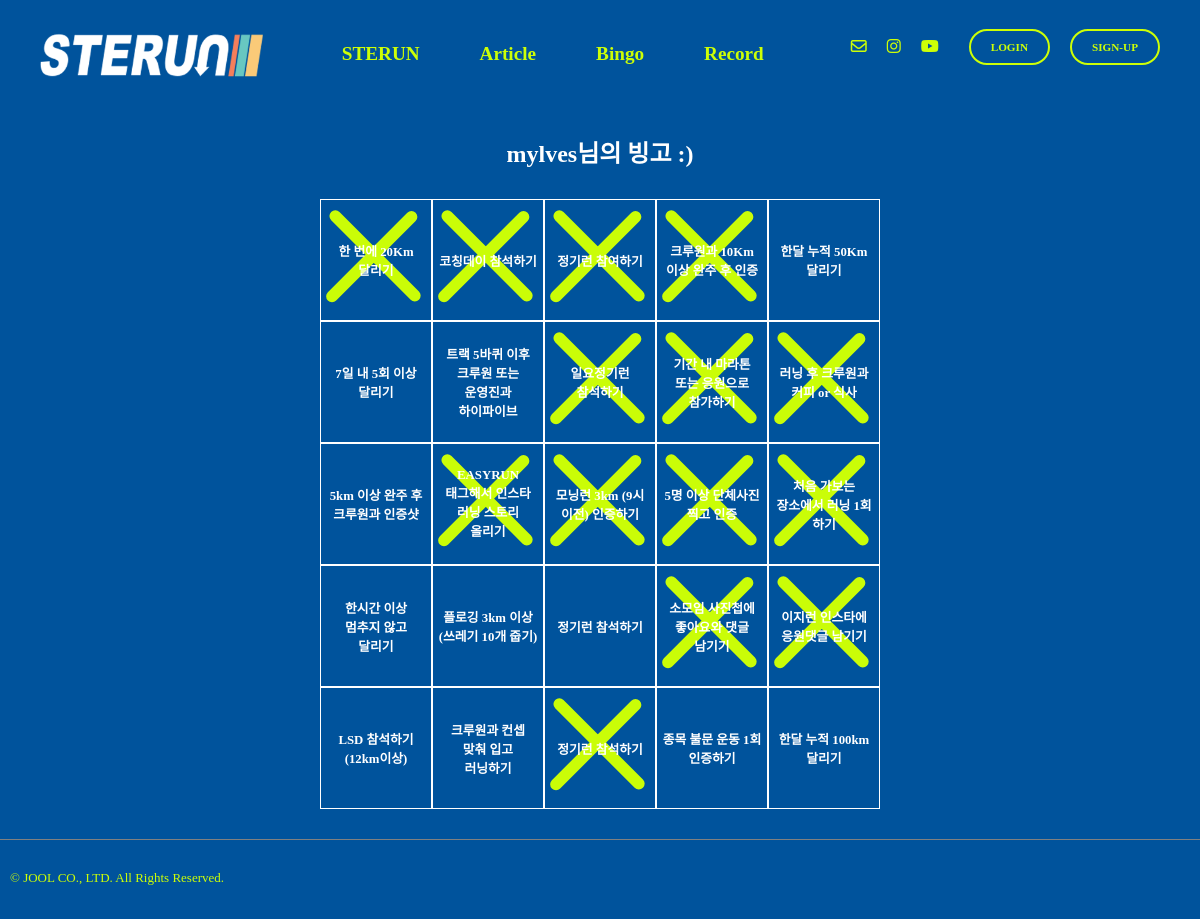
Screenshot of /bingo/1 with the database file from the repository.
### bingo/models.py (models this page shows, shortened)
class BingoCheck(models.Model):
    bingo_item = models.ForeignKey(BingoItem, on_delete=models.CASCADE)
    user = models.ForeignKey(settings.AUTH_USER_MODEL, on_delete=models.CASCADE)
    completed = models.BooleanField(default=False)

class BingoItem(models.Model):
    item_id = models.IntegerField(primary_key=True)
    content = models.CharField(max_length=100, blank=False, null=False)
    row = models.IntegerField(null=False, blank=False)
    col = models.IntegerField(null=False, blank=False)

### bingo/views.py (the view)
# urls.py: path("<str:pk>", views.bingo, name="bingo"),
def bingo(request, pk):
    user = get_object_or_404(User, pk=pk)
    login_user = request.user
    if user == login_user:
        user_matched = 1
    else:
        user_matched = None
    print(user_matched)
    bingo_item_1r = BingoCheck.objects.select_related("bingo_item").filter(user=pk).filter(bingo_item__row=1)
    bingo_item_2r = BingoCheck.objects.select_related("bingo_item").filter(user=pk).filter(bingo_item__row=2)
    bingo_item_3r = BingoCheck.objects.select_related("bingo_item").filter(user=pk).filter(bingo_item__row=3)
    bingo_item_4r = BingoCheck.objects.select_related("bingo_item").filter(user=pk).filter(bingo_item__row=4)
    bingo_item_5r = BingoCheck.objects.select_related("bingo_item").filter(user=pk).filter(bingo_item__row=5)
    lenof5l = len(bingo_item_5r)
    return render(request,"bingo.html",{"bingo_item_1r":bingo_item_1r, "bingo_item_2r":bingo_item_2r, "bingo_item_3r":bingo_item_3r, "bingo_item_4r":bingo_item_4r, "bingo_item_5r":bingo_item_5r, "user_id":pk, "len":lenof5l,"user_name":user.username, "user_matched":user_matched})

### templates/bingo.html (shortened to what this page needs)
{% extends "base.html" %}
{% load static %}
{% block content %}
  <div class="bingo-title">{{ user_name }}님의 빙고 :)</div>
  <div class="bingo-board fade-in-up-short">
    <div class="bingo-row">
      {% for item in bingo_item_1r %}
        <label for="{{ item.bingo_item.item_id }}">
          <div class="bingo-col" id="item{{ item.bingo_item.item_id }}">
            {{ item.bingo_item.content }}
            <div id="bingo-img{{ item.bingo_item.item_id }}" class="bingo-img">
              <img class="bingo-stamp" src="{% static "img/x-symbol_btn.svg" %}" alt="main-img" height="auto," width="auto">
            </div>
          </div>
        </label>
      {% endfor %}
    </div>
    <div class="bingo-row">
      {% for item in bingo_item_2r %}
        <label for="{{ item.bingo_item.item_id }}">
          <div class="bingo-col" id="item{{ item.bingo_item.item_id }}">
            {{ item.bingo_item.content }}
            <div id="bingo-img{{ item.bingo_item.item_id }}" class="bingo-img">
              <img class="bingo-stamp" src="{% static "img/x-symbol_btn.svg" %}" alt="main-img" height="auto," width="auto">
            </div>
          </div>
        </label>
      {% endfor %}
    </div>
    <div class="bingo-row">
      {% for item in bingo_item_3r %}
        <label for="{{ item.bingo_item.item_id }}">
          <div class="bingo-col" id="item{{ item.bingo_item.item_id }}">
            {{ item.bingo_item.content }}
            <div id="bingo-img{{ item.bingo_item.item_id }}" class="bingo-img">
              <img class="bingo-stamp" src="{% static "img/x-symbol_btn.svg" %}" alt="main-img" height="auto," width="auto">
            </div>
          </div>
        </label>
      {% endfor %}
    </div>
    <div class="bingo-row">
      {% for item in bingo_item_4r %}
        <label for="{{ item.bingo_item.item_id }}">
          <div class="bingo-col" id="item{{ item.bingo_item.item_id }}">
            {{ item.bingo_item.content }}
            <div id="bingo-img{{ item.bingo_item.item_id }}" class="bingo-img">
              <img class="bingo-stamp" src="{% static "img/x-symbol_btn.svg" %}" alt="main-img" height="auto," width="auto">
            </div>
          </div>
        </label>
      {% endfor %}
    </div>
    <div class="bingo-row">
      {% for item in bingo_item_5r %}
        <label for="{{ item.bingo_item.item_id }}">
          <div class="bingo-col" id="item{{ item.bingo_item.item_id }}">
            {{ item.bingo_item.content }}
            <div id="bingo-img{{ item.bingo_item.item_id }}" class="bingo-img">
              <img class="bingo-stamp" src="{% static "img/x-symbol_btn.svg" %}" alt="main-img" height="auto" width="auto">
            </div>
          </div>
        </label>
      {% endfor %}
    </div>
  </div>
{% endblock content %}

### static/css/joolmag.css (style rules this page uses)
:root { --j-pink: #EEA47F; --blue: #1e90ff; --white: #ffffff; --black: black; --jblue: #00539C; --jlightgreen: #CDFF06; }
* { font-family: 'NanumSquareNeo'; }
img { object-fit: cover; }
.mainbg { background-color:var(--jblue); margin: 0; padding: 0; overflow-y:auto; overflow-x: auto; }
.bingo-title { color: var(--white); font-family: leeseoyun; font-size: 1.5rem; font-weight: 700; text-align: center; margin:auto; margin-top:50px; }
.bingo-board { display: flex; flex-direction: column; margin: 30px 0 30px 0; }
.bingo-row { display: flex; margin: auto; }
.bingo-col { display: flex; font-size: 0.8rem; width: 100px; height: 100px; padding: 10px 5px 10px 5px; justify-content: center; align-items: center; border: solid var(--white) 1px; color: var(--white); font-weight: 700; word-break:keep-all; text-align: center; }
.bingo-img { display: block; position:absolute; z-index: -1; }
.bingo-stamp { width: 100px; height: 100px; }
.fade-in-up-short { opacity: 0; transform: translateY(15px); animation: fadeInUp 0.8s ease-out forwards; animation-delay: 0.3s; }

### static/css/article.css (style rules this page uses)
:root { --j-pink: #EEA47F; --blue: #1e90ff; --white: #ffffff; --black: black; --jblue: #00539C; --jlightgreen: #CDFF06; }

### rows the page displays
BingoCheck: bingo_item.content "한 번에 20Km 달리기"
BingoCheck: bingo_item.content "코칭데이 참석하기"
BingoCheck: bingo_item.content "정기런 참여하기"
BingoCheck: bingo_item.content "크루원과 10Km 이상 완주 후 인증"
BingoCheck: bingo_item.content "한달 누적 50Km 달리기"
BingoCheck: bingo_item.content "7일 내 5회 이상 달리기"
BingoCheck: bingo_item.content "트랙 5바퀴 이후 크루원 또는 운영진과 하이파이브"
BingoCheck: bingo_item.content "일요정기런 참석하기"
BingoCheck: bingo_item.content "기간 내 마라톤 또는 응원으로 참가하기"
BingoCheck: bingo_item.content "러닝 후 크루원과 커피 or 식사"
BingoCheck: bingo_item.content "5km 이상 완주 후 크루원과 인증샷"
BingoCheck: bingo_item.content "EASYRUN 태그해서 인스타 러닝 스토리 올리기"
BingoCheck: bingo_item.content "모닝런 3km (9시 이전) 인증하기"
BingoCheck: bingo_item.content "5명 이상 단체사진 찍고 인증"
BingoCheck: bingo_item.content "처음 가보는 장소에서 러닝 1회 하기"
BingoCheck: bingo_item.content "한시간 이상 멈추지 않고 달리기"
BingoCheck: bingo_item.content "플로깅 3km 이상 (쓰레기 10개 줍기)"
BingoCheck: bingo_item.content "정기런 참석하기"
BingoCheck: bingo_item.content "소모임 사진첩에 좋아요와 댓글 남기기"
BingoCheck: bingo_item.content "이지런 인스타에 응원댓글 남기기"
BingoCheck: bingo_item.content "LSD 참석하기 (12km이상)"
BingoCheck: bingo_item.content "크루원과 컨셉 맞춰 입고 러닝하기"
BingoCheck: bingo_item.content "정기런 참석하기"
BingoCheck: bingo_item.content "종목 불문 운동 1회 인증하기"
BingoCheck: bingo_item.content "한달 누적 100km 달리기"

### other values shown
{{ user_name }} "mylves"
